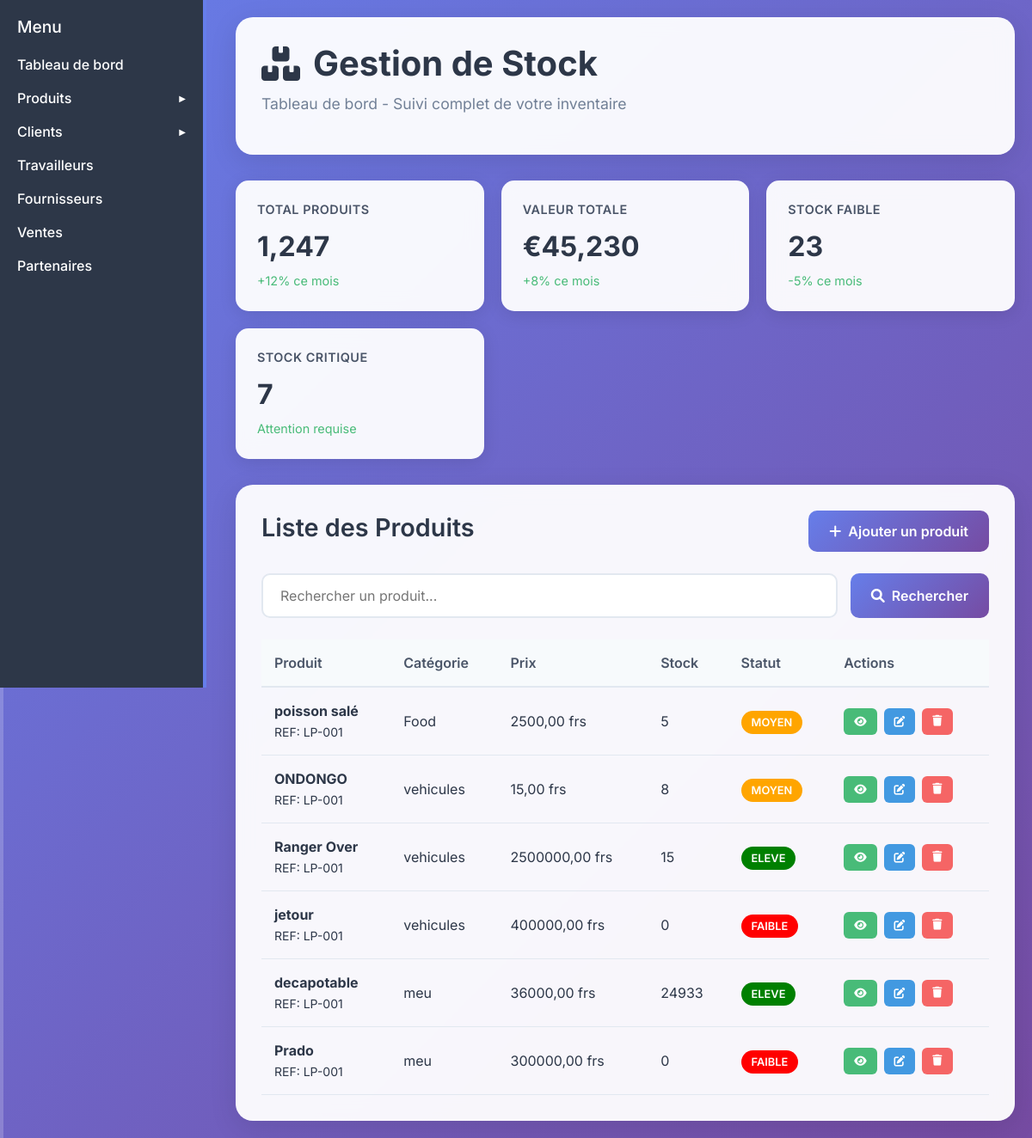
Before: /gproduit/ with the older database file.
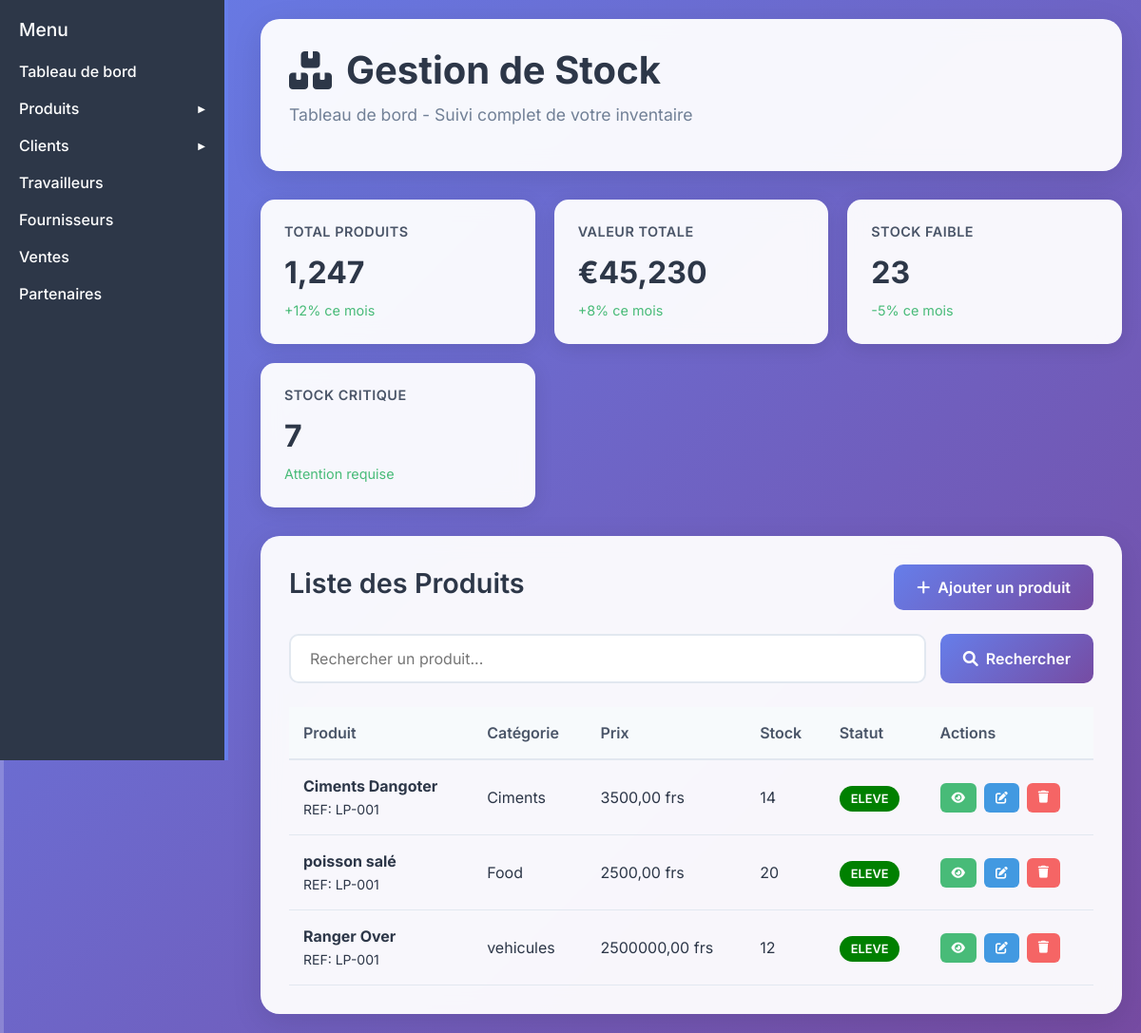
After: the same page with the newer database file.
### gproduit/models.py (models this page shows, shortened)
class produits(models.Model):
    nom = models.CharField(max_length =100)
    categorie = models.ForeignKey(categories, on_delete = models.CASCADE, related_name ='products')
    prix = models.DecimalField(max_digits = 10 , decimal_places =2)
    quantite = models.PositiveIntegerField()
    description = models.TextField()
    date_livraison = models.DateField()
    date_ajout = models.DateTimeField(auto_now_add = True)
    data_exp = models.DateField(null =True , blank = True)
    fournisseur = models.ForeignKey(fournisseurs,on_delete=models.CASCADE,related_name="mes_produits" )
    observation = models.TextField()
    class Meta:
        ordering = ['-date_ajout']
    def status(self):
        if self.quantite == 0:
            return "faible"
        elif self.quantite <= 10:
            return "moyen"
        else:
            return "eleve"

class categories(models.Model):
    nom=models.CharField(max_length = 50)
    def __str__(self):
        return self.nom

### gproduit/views.py (the view, shortened to what this page needs)
# urls.py: path('', acceuil.as_view(), name ='acceuil'),
class acceuil(View):
    template_name = 'dashbord_h.html'
    def get_context_data(self, recherche=None):
        q = produits.objects.all()
        if recherche:
            q = q.filter(
                Q(nom__icontains=recherche) | Q(description__icontains=recherche)
            )
        return {
            'requette': q,
            'recherche': recherche
        }
    def get(self, request, *args, **kwargs):
        recherche = request.GET.get('recherche')
        context = self.get_context_data(recherche)
        return render(request, self.template_name, context)

### gproduit/templates/dashbord_h.html (shortened to what the changed rows need)
<!DOCTYPE html>
<html lang="fr">
{% load static %}
<head>
    <link href="https://cdnjs.cloudflare.com/ajax/libs/font-awesome/6.0.0/css/all.min.css" rel="stylesheet">
    <link rel="stylesheet" href="{% static 'css/bootstrap.css'%}">
    <link rel="stylesheet" href="{% static 'css/all.min.css'%}">
</head>
<body>
    <div class="sidebar">
        <h2>Menu</h2>
    </div>
    <div class="container">
        <div class="header">
            <h1><i class="fas fa-boxes"></i> Gestion de Stock</h1>
        </div>
        <div class="products-section">
            <div class="section-header">
                <h2>Liste des Produits</h2>
            </div>
            <table class="products-table">
                <thead>
                    <tr>
                        <th>Produit</th>
                        <th>Catégorie</th>
                        <th>Prix</th>
                        <th>Stock</th>
                        <th>Statut</th>
                        <th>Actions</th>
                    </tr>
                </thead>
                <tbody>
                   {% for n  in requette %}
                    <tr>
                        <td>
                            <strong> {{n.nom}}</strong>
                            <br><small>REF: LP-001</small>
                        </td>
                        <td>{{n.categorie}}</td>
                        <td>{{n.prix }} frs</td>
                        <td>{{n.quantite}}</td>
                        <td><span class="stock-status status-high {{n.status }}  "> <span style="color: white;">{{n.status }}</span> </span></td>
                        <td>
                            <div class="action-buttons">
                                <button class="btn btn-small btn-view">
                                    <a href="{% url 'voirprod' n.pk %}"> <i class="fas fa-eye" style="color: white;"></i> </a>
                                </button>
                                <button class="btn btn-small btn-edit">
                                    <a href="{% url 'modification' pk=n.pk %}">  <i class="fas fa-edit" style="color: white;"></i>  </a>
                                </button>
                                <button  id="btn-produit-sup" class="btn btn-small btn-delete" type="button"  title="Supprimer" data-bs-toggle="modal" data-bs-target="#Supprimer"   data-id="{{ n.pk }}" data-customer="{{n.nom}}" >
                                    <i class="fas fa-trash" ></i>
                                </button>
                            </div>
                        </td>
                    </tr>
                   {% endfor %}
                </tbody>
            </table>
        </div>
    </div>
</body>
</html>

Changed rows visible on the page:
removed produits: nom "ONDONGO", categorie "vehicules", prix "15,00", quantite "8", status "MOYEN"
removed produits: nom "jetour", categorie "vehicules", prix "400000,00", quantite "0", status "FAIBLE"
removed produits: nom "decapotable", categorie "meu", prix "36000,00", quantite "24933", status "ELEVE"
removed produits: nom "Prado", categorie "meu", prix "300000,00", quantite "0", status "FAIBLE"
added produits: nom "Ciments Dangoter", categorie "Ciments", prix "3500,00", quantite "14", status "ELEVE"
changed produits "poisson salé": quantite "5" → "20"; status "MOYEN" → "ELEVE"
changed produits "Ranger Over": quantite "15" → "12"
